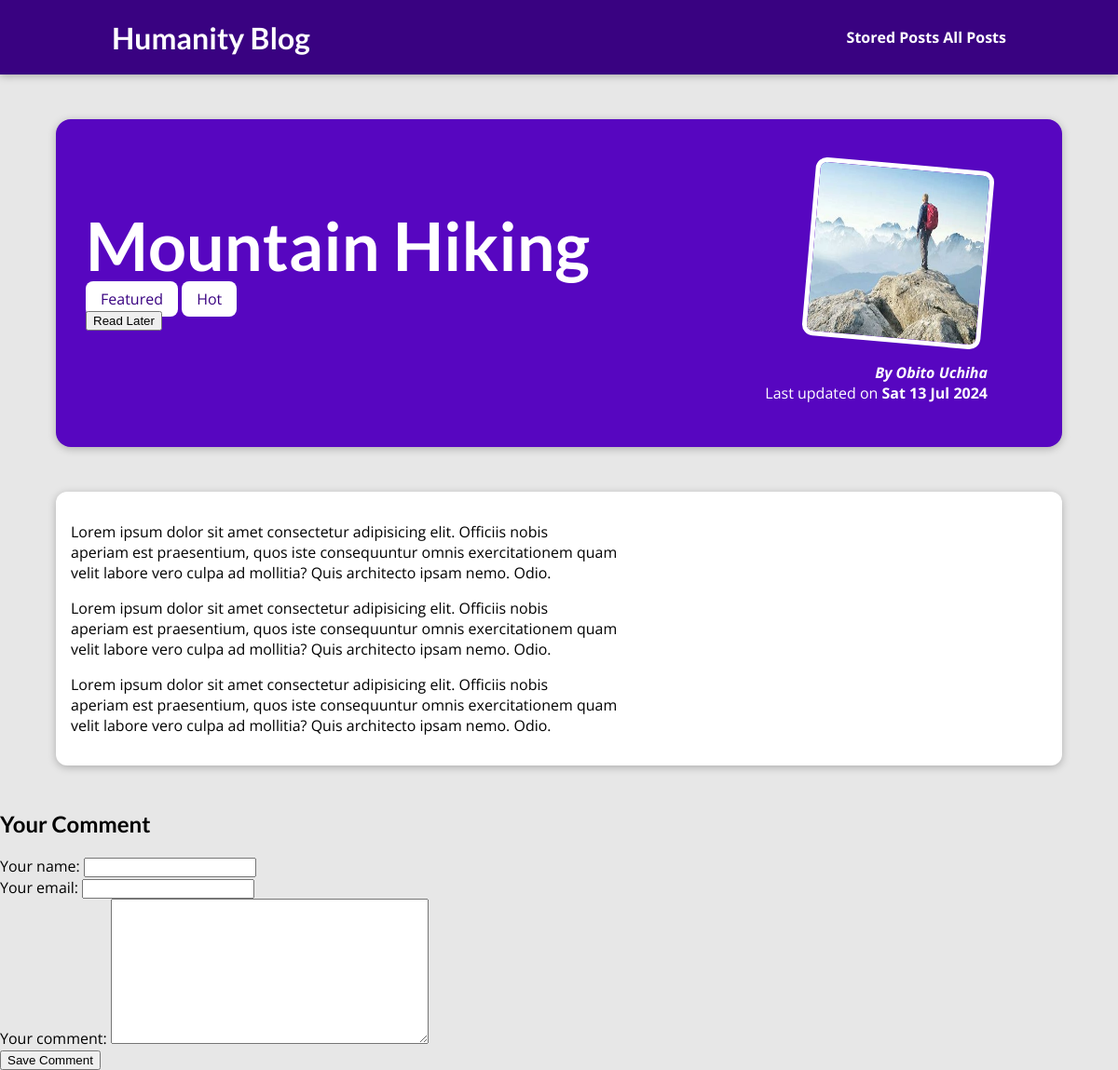
The app's page /posts/hike-in-the-mountains, older data.
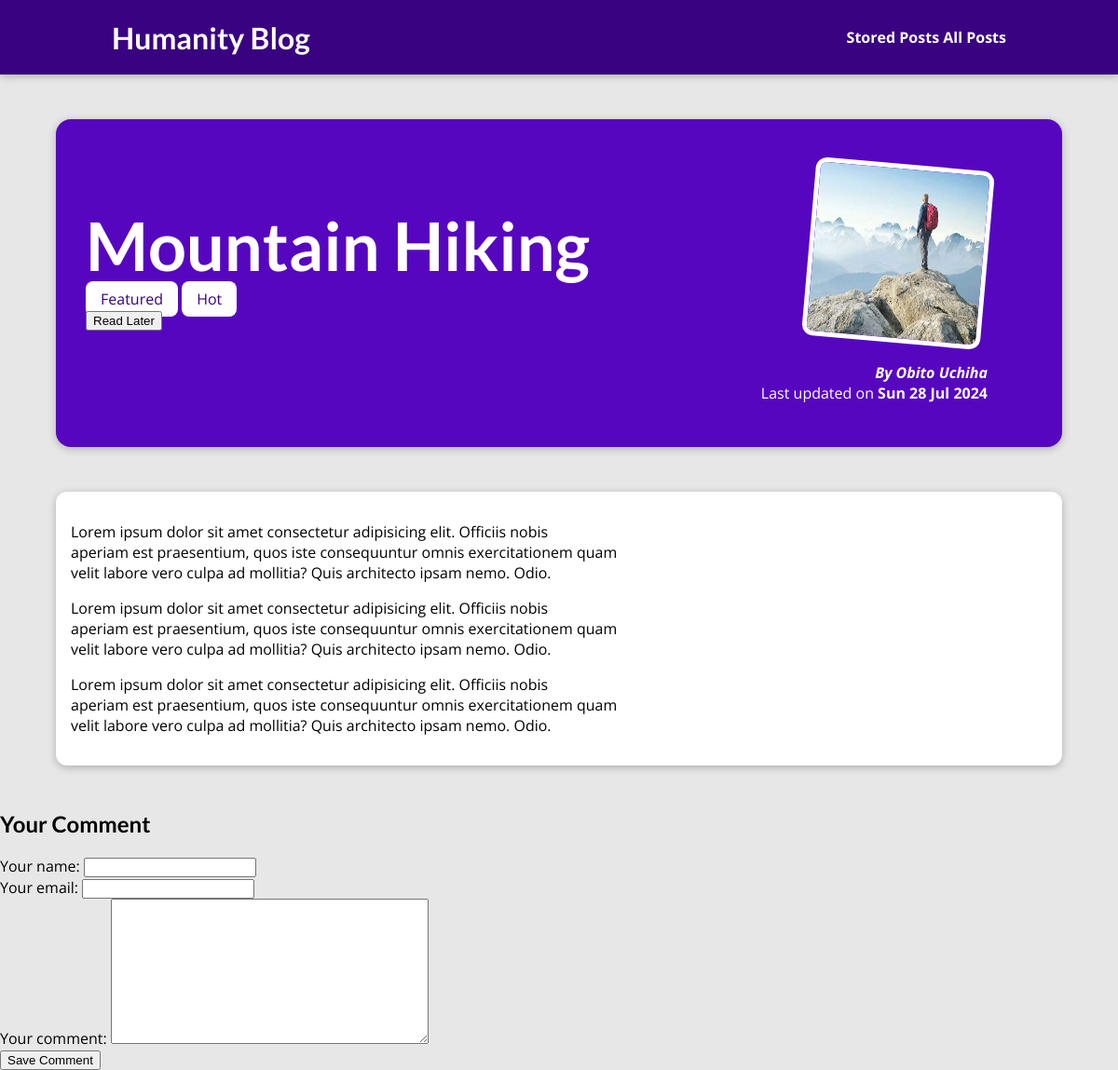
The same page, newer data.
### blog/models.py (models this page shows, shortened)
class Post(models.Model):
    title = models.CharField(max_length=150)
    excerpt = models.CharField(max_length=200)
    image_name = models.ImageField(upload_to = "posts", null= True)
    date = models.DateField(auto_now=True)
    slug = models.SlugField(unique=True,db_index=True)
    content = models.TextField(validators=[MinLengthValidator(10)])
    author = models.ForeignKey(Author, on_delete=models.SET_NULL, null=True, related_name="posts")
    tags = models.ManyToManyField(Tag)

class Tag(models.Model):
    caption = models.CharField(max_length=20)

class Author(models.Model):
    first_name = models.CharField(max_length=100)
    last_name = models.CharField(max_length=100)
    email_address = models.EmailField()
    def full_name(self):
        return f"{self.first_name} {self.last_name}"
    def __str__(self):
        return self.full_name()

### blog/views.py (the view, shortened to what this page needs)
# urls.py: path("posts/<slug:slug>",views.SinglePostView.as_view(),name="post-detail-page"),
class SinglePostView(View):
    def is_stored_post(self,request,post_id):
        stored_posts = request.session.get("stored_posts")
        if stored_posts is not None:
            is_saved_for_later = post_id in stored_posts
        else:
            is_saved_for_later = False
        return is_saved_for_later
    def get(self,request,slug):
        post = Post.objects.get(slug=slug)
        context = {
            "post": post,
            "post_tags": post.tags.all(),
            "comment_form": CommentForm(),
            "comments": post.comments.all().order_by("-id"),
            "saved_for_later":self.is_stored_post(request,post.id)
        }
        return render(request, "blog/post-details.html", context)

### blog/forms.py
class CommentForm(forms.ModelForm):
    class Meta:
        model = Comments
        exclude = ['post']
        labels = {
            "user_name": "Your name",
            "user_email": "Your email",
            "text": "Your comment"
        }

### blog/templates/blog/post-details.html (shortened to what this page needs)
    {% extends "base.html" %}
    {% load static %}
    {% block css_files%}
        <link rel="stylesheet" href="{% static "blog/includes/post-details.css" %}" />
    {% endblock %}
    {% block content %}
        <section id="summary">
            <h2>{{post.title}}</h2>
            <div>
                {% for tag in post_tags %}
                    <span class="tag">{{ tag.caption }}</span>
                {% endfor %}
            </div>
            <div id="read-later">
                <form action="{% url "read-later" %}" method="POST">
                    <button>
                        {% if saved_for_later %}
                            Remove from "Read Later" List
                        {% else %}
                            Read Later
                        {% endif %}
                    </button>
                </form>
            </div>
            <article>
                <img src="{{post.image_name.url}}" alt="{{post.title}}">
                <address>By <a href="mailto:{{ post.author.email_address }}">{{post.author}}</a></address>
                <div>Last updated on <time>{{post.date|date:"D d M Y"}}</time></div>
            </article>
        </section>
        <main>
            {{post.content|linebreaks}}
        </main>
        <section id="comment-form">
            <h2>Your Comment</h2>
            <form action="{% url "post-detail-page" post.slug %}" method="POST">
                {% for form_field in comment_form %}
                    <div class="form-control {% if form_field.errors %}invalid{% endif %}">
                        {{ form_field.label_tag }}
                        {{ form_field }}
                    </div>
                {% endfor %}
                <button>Save Comment</button>
            </form>
        </section>
    {% endblock %}

### templates/base.html (shortened to what this page needs)
{% load static %}
<!DOCTYPE html>
<html>
    <head>
        <link rel="stylesheet" href="{% static "app.css" %}">
        {% block css_files %}{% endblock %}
    </head>
    <body>
        <header id="main-navigation">
            <h1><a href="{% url "starting-page" %}">Humanity Blog</a></h1>
            <nav>
                <a href="{% url "read-later" %}">Stored Posts</a>
                <a href="{% url "posts-page" %}">All Posts</a>
            </nav>
        </header>
        {% block content %}{% endblock %}
    </body>
</html>

### static/app.css (style rules this page uses)
* { box-sizing: border-box; }
html { font-family: 'Open Sans', 'Lato', sans-serif; }
body { margin: 0; }
h1, h2, h3 { font-family: 'Lato', sans-serif; font-weight: bold; }
#main-navigation { width: 100%; height: 5rem; display: flex; justify-content: space-between; align-items: center; padding: 0 10%; position: absolute; top: 0; left: 0; }
#main-navigation a { text-decoration: none; color: white; font-weight: bold; }

### blog/static/blog/includes/post-details.css (style rules this page uses)
body { background-color: #e7e7e7; }
#main-navigation { background-color: #390281; box-shadow: 0 2px 8px rgba(0, 0, 0, 0.25); }
#summary { margin: 8rem auto 3rem auto; padding: 2rem; width: 90%; max-width: 90rem; border-radius: 16px; background-color: #5706c0; position: relative; box-shadow: 0 2px 8px rgba(0, 0, 0, 0.25); height: 22rem; }
#summary h2 { color: white; font-size: 4.5rem; margin-bottom: 0.25rem; }
#summary article { position: absolute; top: 2rem; right: 3rem; padding: 1rem 2rem; border-radius: 12px; text-align: right; color: white; }
#summary article img { width: 12rem; height: 12rem; border-radius: 12px; transform: rotateZ(5deg); border: 5px solid white; margin-bottom: 1rem; }
#summary address { font-weight: bold; }
#summary a { color: white; text-decoration: none; }
#summary time { font-weight: bold; }
main { width: 90%; max-width: 90rem; margin: 3rem auto; background-color: white; padding: 1rem; border-radius: 12px; box-shadow: 0 2px 8px rgba(0, 0, 0, 0.25); }
.tag { background-color: white; color: #390281; padding: 0.5rem 1rem; border-radius: 8px; }

Row changes from the older to the newer data that the page shows:
changed Post "Mountain Hiking": date "Sat 13 Jul 2024" → "Sun 28 Jul 2024"
